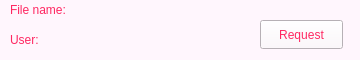
<?xml version="1.0" encoding="UTF-8"?>
<ui version="4.0">
 <class>FileResult</class>
 <widget class="QWidget" name="FileResult">
  <property name="geometry">
   <rect>
    <x>0</x>
    <y>0</y>
    <width>360</width>
    <height>60</height>
   </rect>
  </property>
  <property name="minimumSize">
   <size>
    <width>360</width>
    <height>60</height>
   </size>
  </property>
  <property name="windowTitle">
   <string>Form</string>
  </property>
  <property name="styleSheet">
   <string notr="true">background-color: rgb(255, 246, 253);
color: rgb(255, 39, 97);</string>
  </property>
  <widget class="QLabel" name="fileName">
   <property name="geometry">
    <rect>
     <x>10</x>
     <y>0</y>
     <width>341</width>
     <height>20</height>
    </rect>
   </property>
   <property name="text">
    <string>File name: </string>
   </property>
  </widget>
  <widget class="QLabel" name="owner">
   <property name="geometry">
    <rect>
     <x>10</x>
     <y>30</y>
     <width>121</width>
     <height>20</height>
    </rect>
   </property>
   <property name="text">
    <string>User:</string>
   </property>
  </widget>
  <widget class="QPushButton" name="pushButton">
   <property name="geometry">
    <rect>
     <x>260</x>
     <y>20</y>
     <width>83</width>
     <height>29</height>
    </rect>
   </property>
   <property name="text">
    <string>Request</string>
   </property>
  </widget>
 </widget>
 <resources/>
 <connections/>
</ui>
